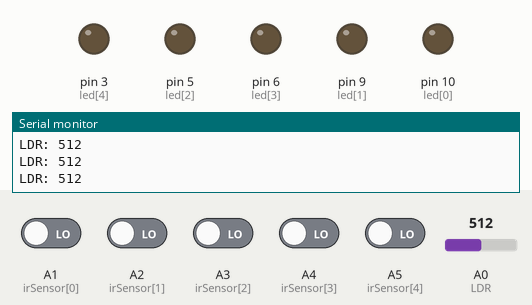
The sketch below on a simulated Arduino Uno, built with avr-gcc and run on an emulated ATmega328P. Shown: output pins drawn as LEDs (lit = HIGH), the last lines printed to the serial monitor. Inputs (shaded band) come from the test bench; at power-on: A1 (irSensor[0]), A2 (irSensor[1]), A3 (irSensor[2]), A4 (irSensor[3]), A5 (irSensor[4]) LOW, A0 (LDR) = 512.

Above: at 1.2 s.
1.3 s: A0 (LDR) set to 483
At 2.6 s:
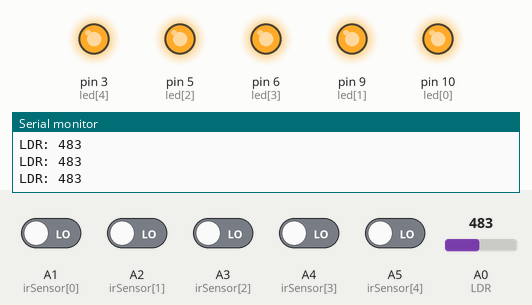
2.9 s: A0 (LDR) set to 510
At 3.9 s:
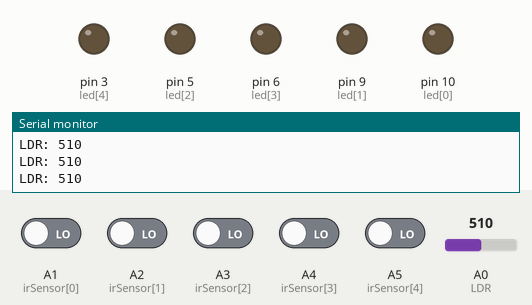
4.5 s: A0 (LDR) set to 490
At 5.3 s:
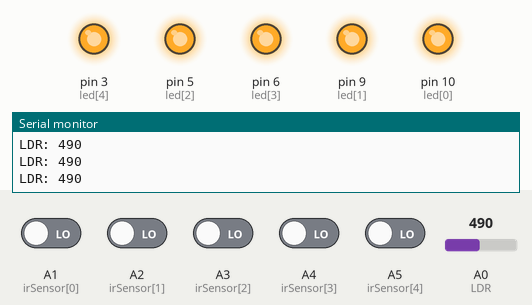
6.1 s: A1 (irSensor[0]) driven HIGH
At 6.6 s:
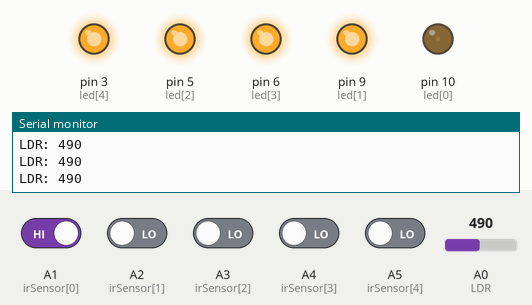
7.7 s: A1 (irSensor[0]) driven LOW
At 9.0 s:
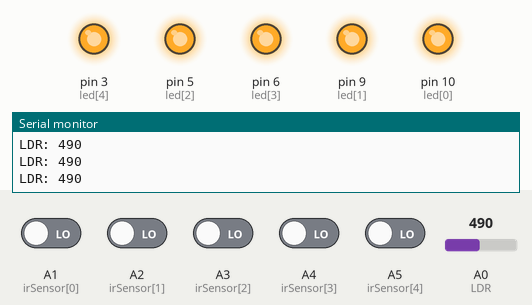
9.3 s: A2 (irSensor[1]) driven HIGH
At 10.5 s:
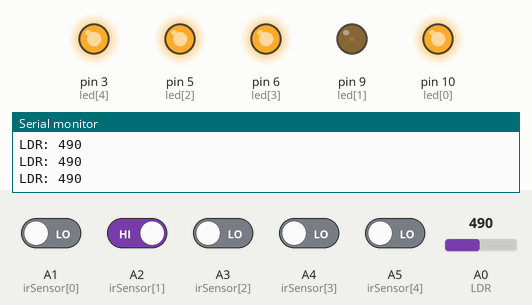
Timing chart, 0 to 11.9 s (numbered marks = the images above; inputs shaded):
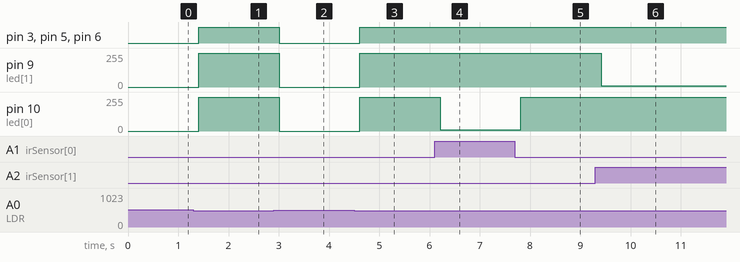

The sketch:

automatic_street_light.ino
```cpp
int LDR = A0;
int irSensor[5] = {A1, A2, A3, A4, A5};   // IR sensor pins
int led[5] = {10, 9, 5, 6, 3};      // LED pins (PWM)

// Change this depending on your IR sensor type:
// true  = HIGH means detected (Active HIGH sensor)
// false = LOW means detected (Active LOW sensor)
bool irActiveHigh = false;  //  most IR modules are active LOW

void setup() {
  Serial.begin(9600);
  pinMode(LDR, INPUT);

  for (int i = 0; i < 5; i++) {
    pinMode(irSensor[i], INPUT);
    pinMode(led[i], OUTPUT);
  }

  Serial.println("System Ready...");
}

void loop() {
  int ldrValue = analogRead(LDR);
  Serial.print("LDR: ");
  Serial.println(ldrValue);

  int lightThreshold = 500; // Adjust based on your environment

  if (ldrValue < lightThreshold) {
    //  Night Mode
    for (int i = 0; i < 5; i++) {
      int sensorValue = digitalRead(irSensor[i]);
      bool detected = irActiveHigh ? (sensorValue == HIGH) : (sensorValue == LOW);

      if (detected) {
        analogWrite(led[i], 255); // full brightness when motion detected
      } else {
        analogWrite(led[i], 10);  // dim light otherwise
      }
    }
  } else {
    //  Day Mode - all lights off
    for (int i = 0; i < 5; i++) {
      analogWrite(led[i], 0);
    }
  }

  delay(200);
}
```

Measured:
- the behaviour switches between 500 and 499 on A0 (LDR) (found by bisection; images 0 and 1)
- after the input at 1.3 s, pin 3 (led[4]), pin 5 (led[2]), pin 6 (led[3]): LOW → HIGH after 0.10 s; pin 9 (led[1]), pin 10 (led[0]): 0/255 → 255/255 after 0.10 s
- after the input at 2.9 s, pin 3 (led[4]), pin 5 (led[2]), pin 6 (led[3]): HIGH → LOW after 0.11 s; pin 9 (led[1]), pin 10 (led[0]): 255/255 → 0/255 after 0.11 s
- after the input at 4.5 s, pin 3 (led[4]), pin 5 (led[2]), pin 6 (led[3]): LOW → HIGH after 0.11 s; pin 9 (led[1]), pin 10 (led[0]): 0/255 → 255/255 after 0.11 s
- after the input at 6.1 s, pin 10 (led[0]): 255/255 → 10/255 after 0.11 s
- after the input at 7.7 s, pin 10 (led[0]): 10/255 → 255/255 after 0.12 s
- after the input at 9.3 s, pin 9 (led[1]): 255/255 → 10/255 after 0.12 s
